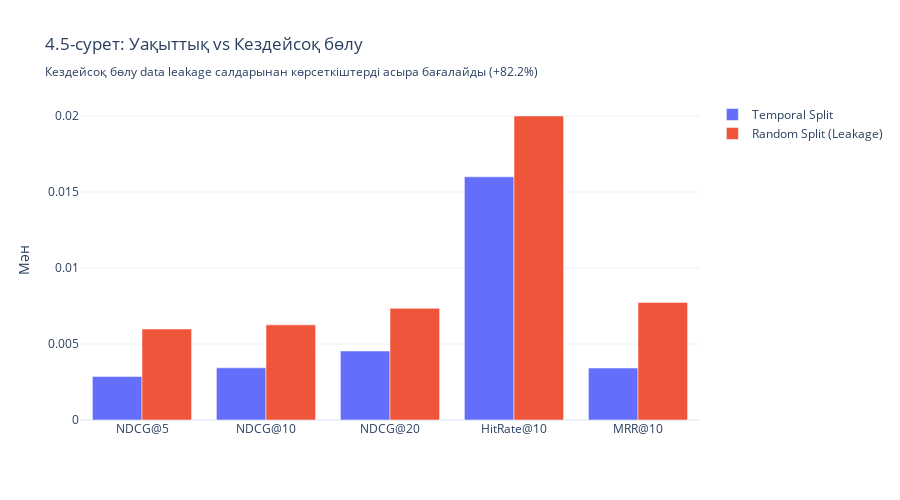

Source (notebook cell):
### Code cell
# Visualization: Side-by-side comparison
metrics = ["NDCG@5", "NDCG@10", "NDCG@20", "HitRate@10", "MRR@10"]

fig5 = go.Figure()

for exp in split_df["experiment"].to_list():
    values = [split_df.filter(pl.col("experiment") == exp)[m].item() for m in metrics]
    fig5.add_trace(go.Bar(name=exp, x=metrics, y=values))

fig5.update_layout(
    title=f"4.5-сурет: Уақыттық vs Кездейсоқ бөлу<br><sub>Кездейсоқ бөлу data leakage салдарынан көрсеткіштерді асыра бағалайды (+{inflation:.1f}%)</sub>",
    barmode='group',
    yaxis_title="Мән",
    template="plotly_white",
    height=500
)
fig5.show()

fig5.write_html(OUTPUT_DIR / "fig_split_comparison.html")

### Figure 1 — Plotly figure (JSON) as saved in the notebook; plotly's stock layout.template omitted (floating-point values rounded to 4 significant figures)
{"data": [{"name": "Temporal Split", "type": "bar", "x": ["NDCG@5", "NDCG@10", "NDCG@20", "HitRate@10", "MRR@10"], "y": [0.002868, 0.003434, 0.004541, 0.016, 0.003419]}, {"name": "Random Split (Leakage)", "type": "bar", "x": ["NDCG@5", "NDCG@10", "NDCG@20", "HitRate@10", "MRR@10"], "y": [0.005987, 0.006258, 0.007344, 0.02, 0.007733]}], "layout": {"barmode": "group", "height": 500, "title": {"text": "4.5-сурет: Уақыттық vs Кездейсоқ бөлу<br><sub>Кездейсоқ бөлу data leakage салдарынан көрсеткіштерді асыра бағалайды (+82.2%)</sub>"}, "yaxis": {"title": {"text": "Мән"}}}}
